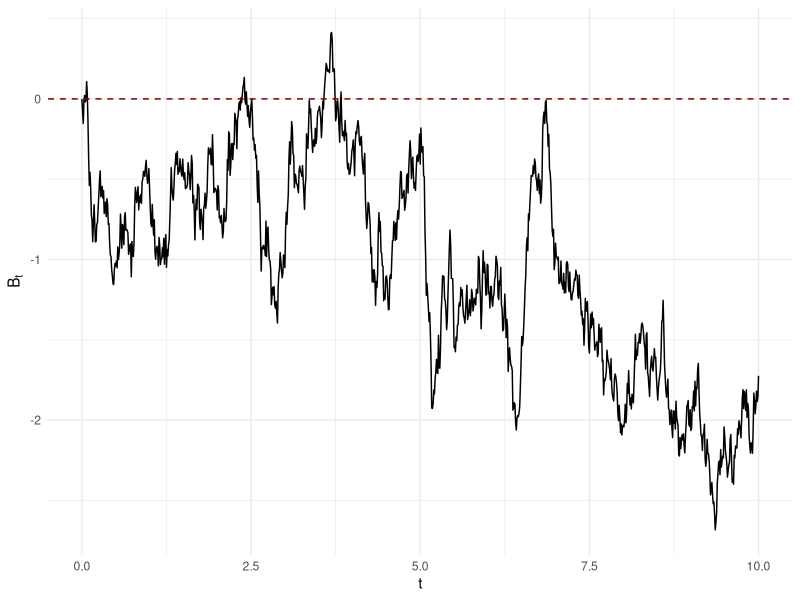
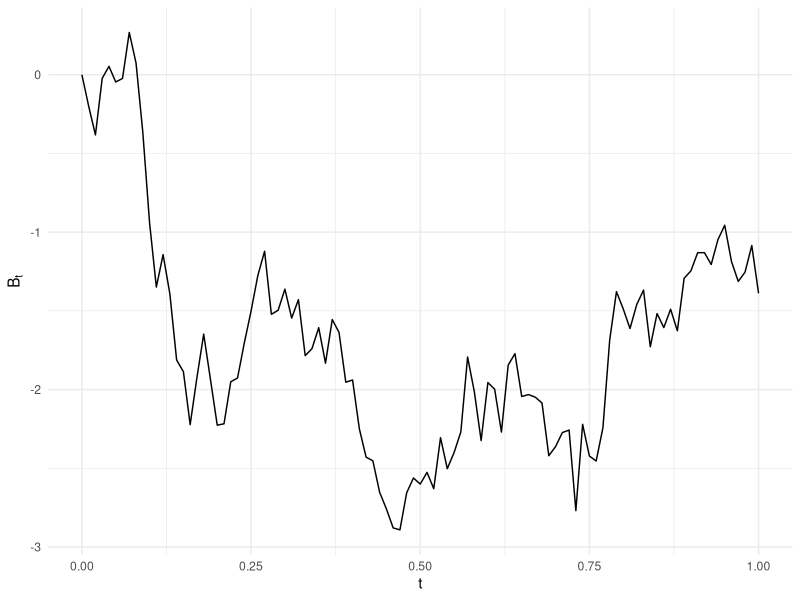
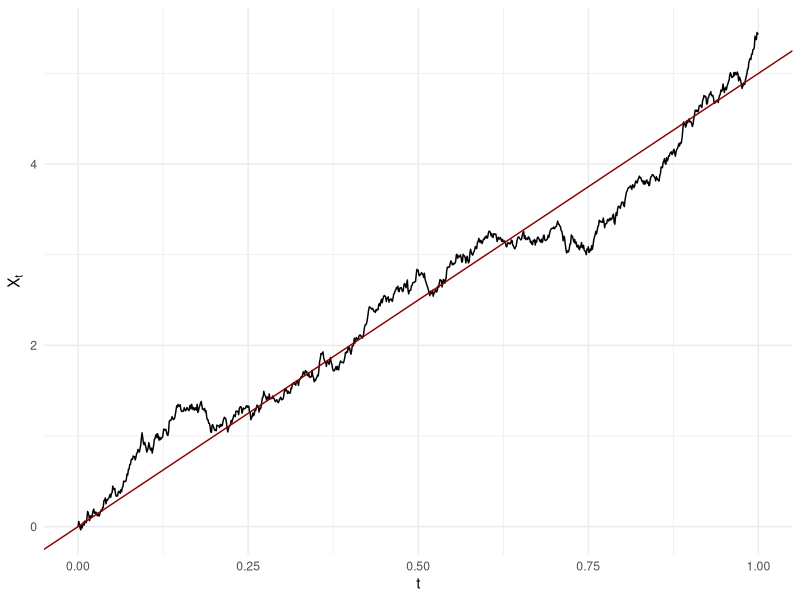
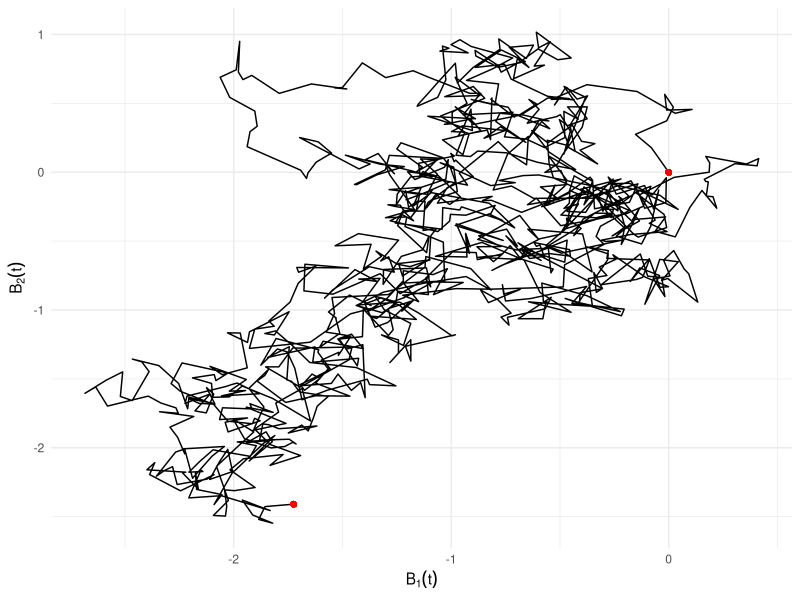
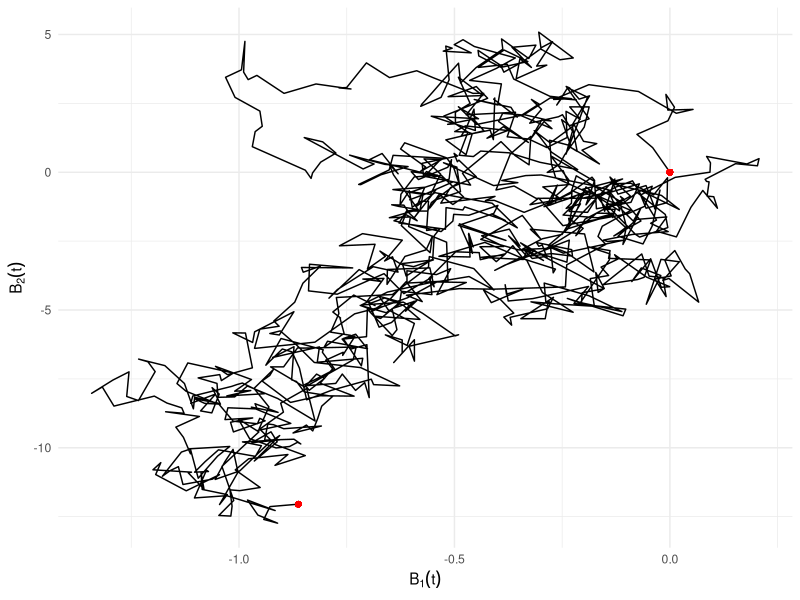
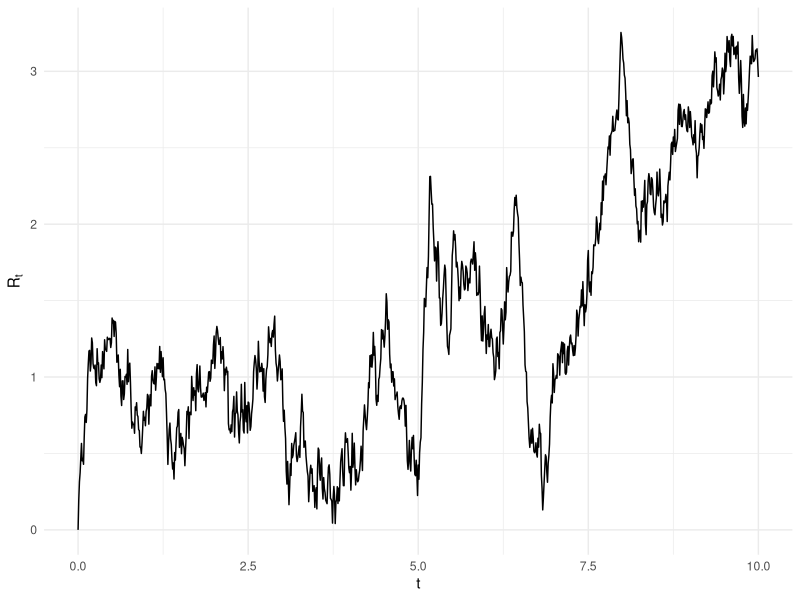
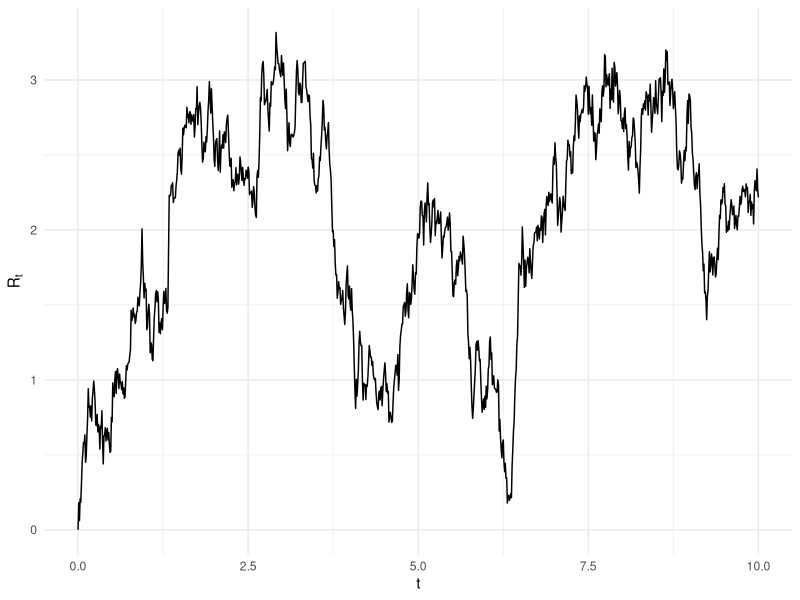
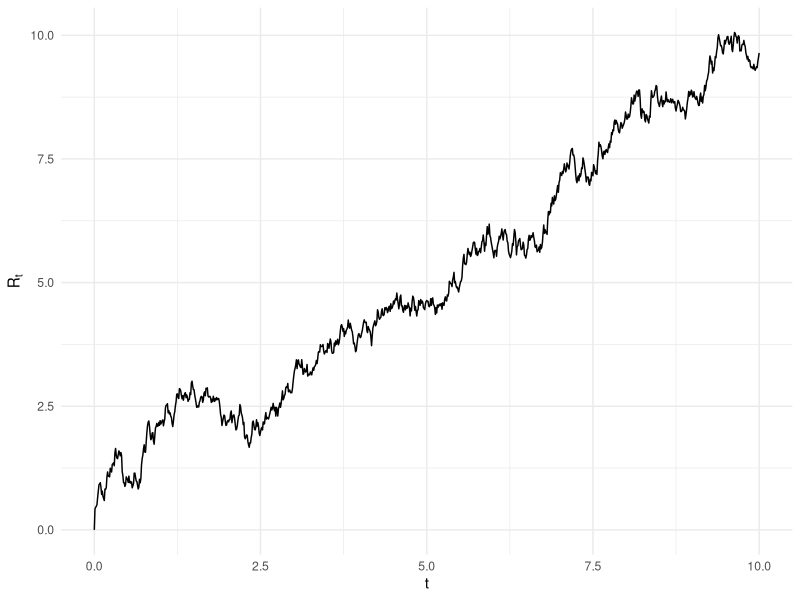

Write the R code that produced these figures, in order.
############################################################
# Brownian motion
# Author: Jose A. Perusquia Cortes
# Affil:  Facultad de Ciencias-UNAM
# Module: Stochastic Simulation 
############################################################

############################################################
# Libraries
library(ggplot2)         # Version 4.0.2
library(ggthemes)        # Version 5.2.0
library(dplyr)           # Version 1.2.0
############################################################

############################################################
# Function that simulates a path on [0,t] of the process
# Xt = mu*t + sigma*Bt, where Bt is a standard Brownian motion.
# Here mu is the drift and sigma is the diffusion coefficient.
# The interval [0,t] is divided into n equidistant subintervals.
BrownianMotion = function(mu,sigma,t,n){
  
  # Check the parameters
  if(t<=0){
    stop('t must be positive')
  }
  
  if(sigma<=0){
    stop('sigma must be positive')
  }
  
  if(n<=0||n%%1!=0){
    stop('n must be a positive integer')
  }
  
  # Times
  deltaT = t/n
  times = seq(0,t,length.out=n+1)
  
  # Normal random variables 
  Z = rnorm(n)
  
  # Sequentially obtain the stochastic process
  Xt = numeric(n+1)
  
  for(i in 2:(n+1)){
    Xt[i] = Xt[i-1] + mu*deltaT + sigma*sqrt(deltaT)*Z[i-1]
  }
  
  # Equivalent vectorised implementation using cumulative sums
  # increments = mu*deltaT + sigma*sqrt(deltaT)*Z
  # Xt = c(0,cumsum(increments))
  
  # Return a data frame with times and process values
  res = data.frame(
    t = times,
    X = Xt
  )
  
  return(res)
}

# Function that simulates the Bessel process
BesselProcess = function(m,t,n){
  
  # Check the parameters
  if(t<=0){
    stop('t must be positive')
  }
  
  if(m<=0||m%%1!=0){
    stop('m must be a positive integer')
  }
  
  if(n<=0||n%%1!=0){
    stop('n must be a positive integer')
  }
  
  # We sample the Brownian motions
  mu = rep(0,m)
  sigma = rep(1,m)
  Bt = matrix(nrow=m,ncol=n+1)
  
  for(i in 1:m){
    Bt[i,]=BrownianMotion(mu[i],sigma[i],t,n)$X
  }
  
  # Bessel process
  Rt = sqrt(colSums(Bt^2))
  Rt = data.frame(t=seq(0,t,length.out=n+1),
                  X=Rt)
  
  return(Rt)
  
}

# Brownian bridge
BrownianBridge = function(sigma,n){
  
  # Check the parameters
  if(sigma<=0){
    stop('sigma must be positive')
  }
  
  if(n<=0||n%%1!=0){
    stop('n must be a positive integer')
  }
  
  # Generate the Brownian motion in [0,1]
  Bt = BrownianMotion(0,sigma,1,n)
  t = Bt$t
  Xt = Bt$X-t*Bt$X
  
  # Data frame with the path
  df = data.frame(t=t,X=Xt)
  return(df)
}
############################################################

############################################################
# Sample path of standard Brownian motion
set.seed(314159)
mu = 0
sigma = 1
t  = 10
n = 1000
Bt = BrownianMotion(mu,sigma,t,n)

# Plot the path
ggplot(data=Bt,aes(x=t,y=X))+
  geom_line()+
  geom_hline(yintercept = 0,linetype='dashed',
             col='darkred')+
  labs(x=expression(t),y=expression(B[t]))+
  theme_minimal()
############################################################

############################################################
# Sample path of Brownian motion with diffusion coefficient
set.seed(314159)
mu = 0
sigma = 2.5
t  = 1
n = 100
Bt = BrownianMotion(mu,sigma,t,n)

# Plot the path
ggplot(data=Bt,aes(x=t,y=X))+
  geom_line()+
  labs(x=expression(t),y=expression(B[t]))+
  theme_minimal()
############################################################

############################################################
# Sample path of Xt = mu*t + sigma*Bt
set.seed(31415)
mu = 5
sigma = 1
t  = 1
n = 1000
Bt = BrownianMotion(mu,sigma,t,n)

# Plot the path
ggplot(data=Bt,aes(x=t,y=X))+
  geom_line()+
  geom_abline(slope = mu,intercept = 0,col='darkred')+
  labs(x=expression(t),y=expression(X[t]))+
  theme_minimal()
############################################################

############################################################
# Bivariate standard Brownian motion
set.seed(314159)
mu = c(0,0)
sigma = c(1,1)
t  = 10
n = 1000
Bt1 = BrownianMotion(mu[1],sigma[1],t,n)
Bt2 = BrownianMotion(mu[2],sigma[2],t,n)

# Plot the path
Bt=data.frame(x=Bt1$X,y=Bt2$X)

ggplot(data=Bt,aes(x=x,y=y))+
  geom_path()+
  geom_point(x=0,y=0,col='red')+
  geom_point(x=Bt$x[n+1],y=Bt$y[n+1],col='red')+
  labs(x=expression(B[1](t)),y=expression(B[2](t)))+
  theme_minimal()
############################################################

############################################################
# Bivariate Brownian motion with different sigmas
set.seed(314159)
mu = c(0,0)
sigma = c(.5,5)
t  = 10
n = 1000
Bt1 = BrownianMotion(mu[1],sigma[1],t,n)
Bt2 = BrownianMotion(mu[2],sigma[2],t,n)

# Plot the path
Bt=data.frame(x=Bt1$X,y=Bt2$X)

ggplot(data=Bt,aes(x=x,y=y))+
  geom_path()+
  geom_point(x=0,y=0,col='red')+
  geom_point(x=Bt$x[n+1],y=Bt$y[n+1],col='red')+
  labs(x=expression(B[1](t)),y=expression(B[2](t)))+
  theme_minimal()
############################################################

############################################################
# Two dimensional Bessel process
set.seed(314159)
m = 2
t  = 10
n = 1000

# Bessel process
Rt = BesselProcess(m,t,n)

ggplot(data=Rt,aes(x=t,y=X))+
  geom_line()+
  labs(x=expression(t),y=expression(R[t]))+
  theme_minimal()
############################################################

############################################################
# Three dimensional Bessel process
set.seed(31415)
m = 3
t  = 10
n = 1000

# Bessel process
Rt = BesselProcess(m,t,n)

ggplot(data=Rt,aes(x=t,y=X))+
  geom_line()+
  labs(x=expression(t),y=expression(R[t]))+
  theme_minimal()
############################################################

############################################################
# Ten dimensional Bessel process
set.seed(3141)
m = 10
t  = 10
n = 1000

# Bessel process
Rt = BesselProcess(m,t,n)

ggplot(data=Rt,aes(x=t,y=X))+
  geom_line()+
  labs(x=expression(t),y=expression(R[t]))+
  theme_minimal()
############################################################

############################################################
# Brownian bridge
set.seed(314)
sigma = 1
n = 1000

Xt = BrownianBridge(sigma,n)

ggplot(data=Xt,aes(x=t,y=X))+
  geom_line()+
  labs(x=expression(t),y=expression(X[t]))+
  theme_minimal()
############################################################
